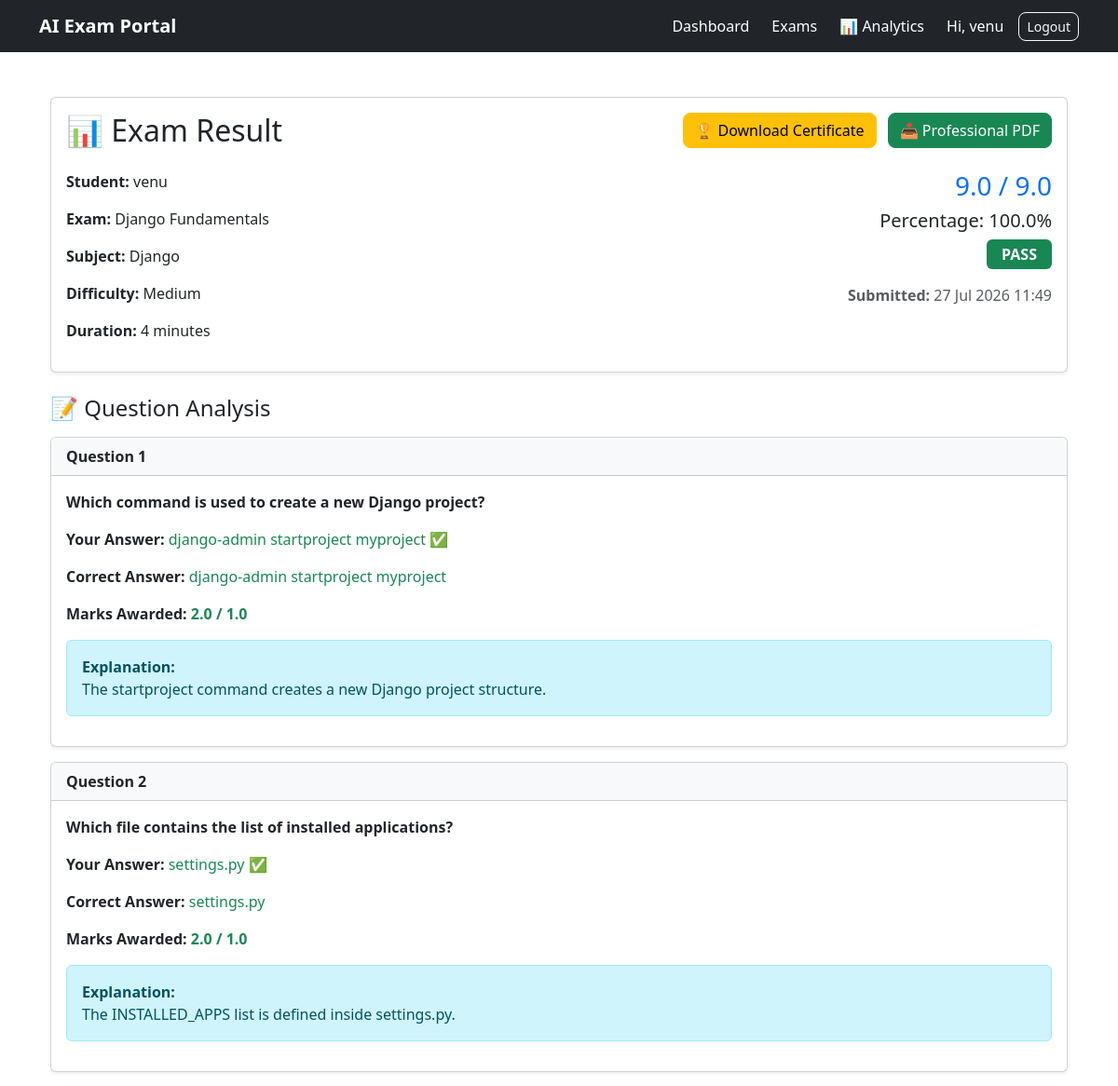
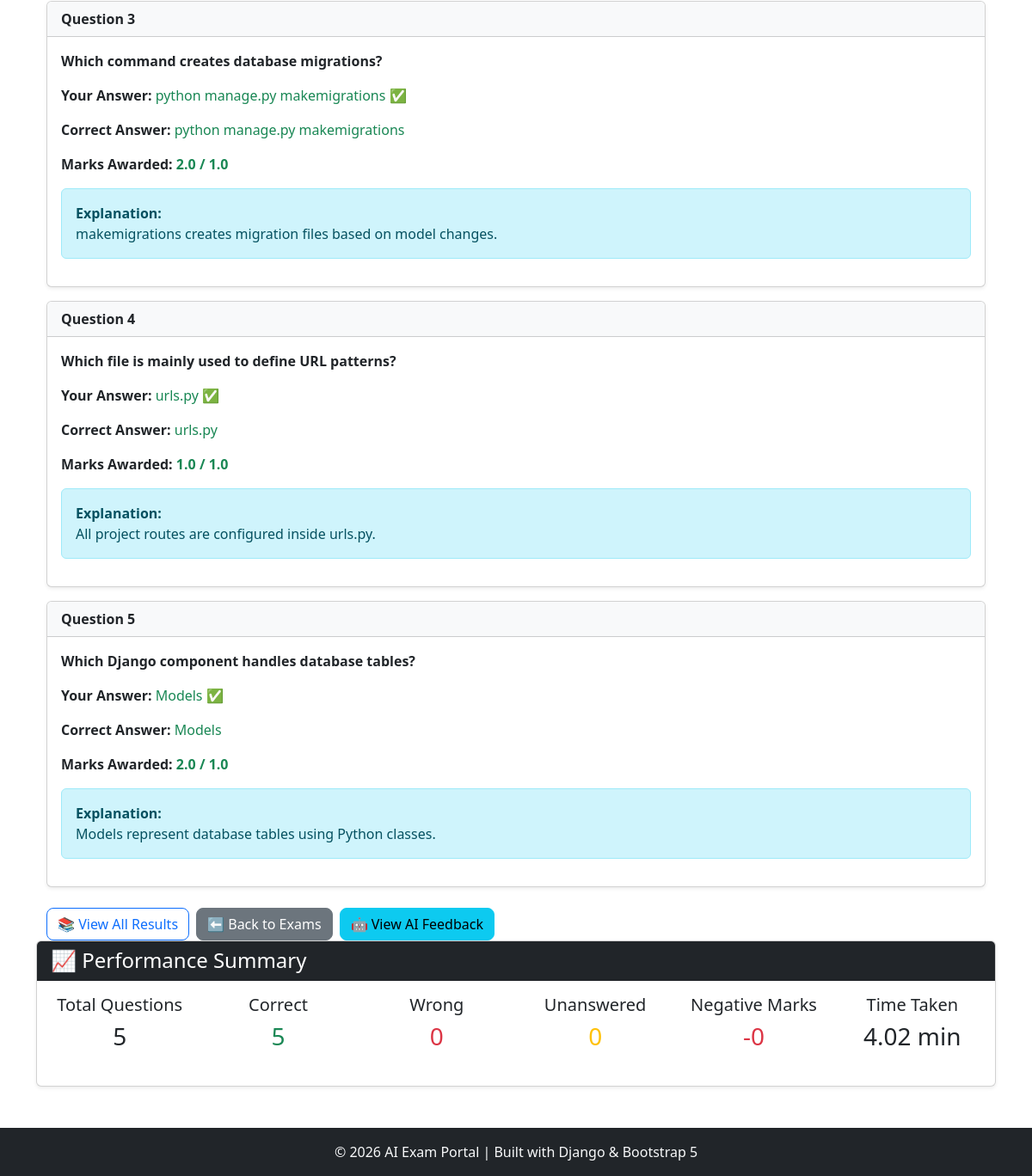
Page /exams/results/17/ (signed in) on the earlier database version (2 pictures, top to bottom).
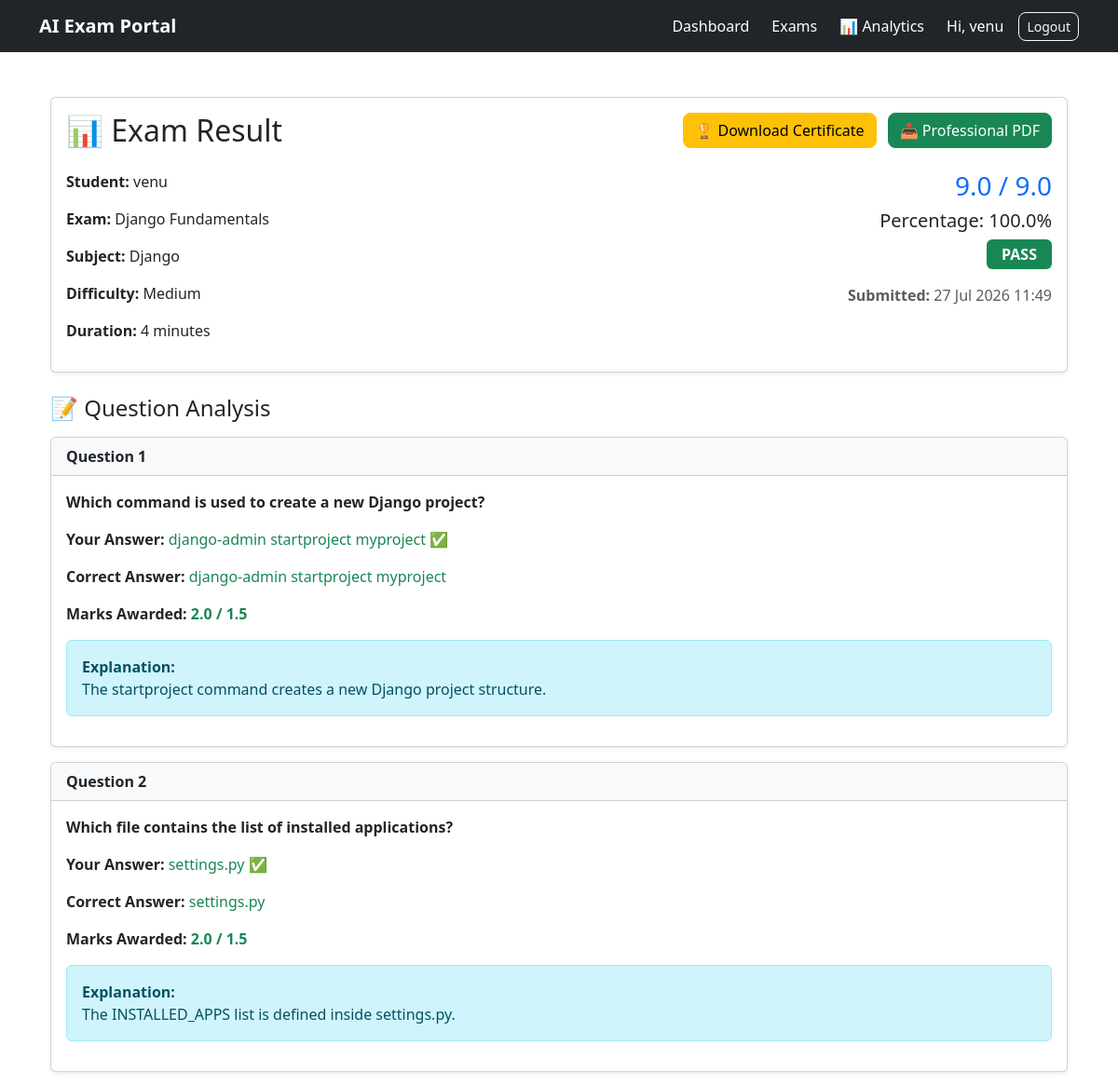
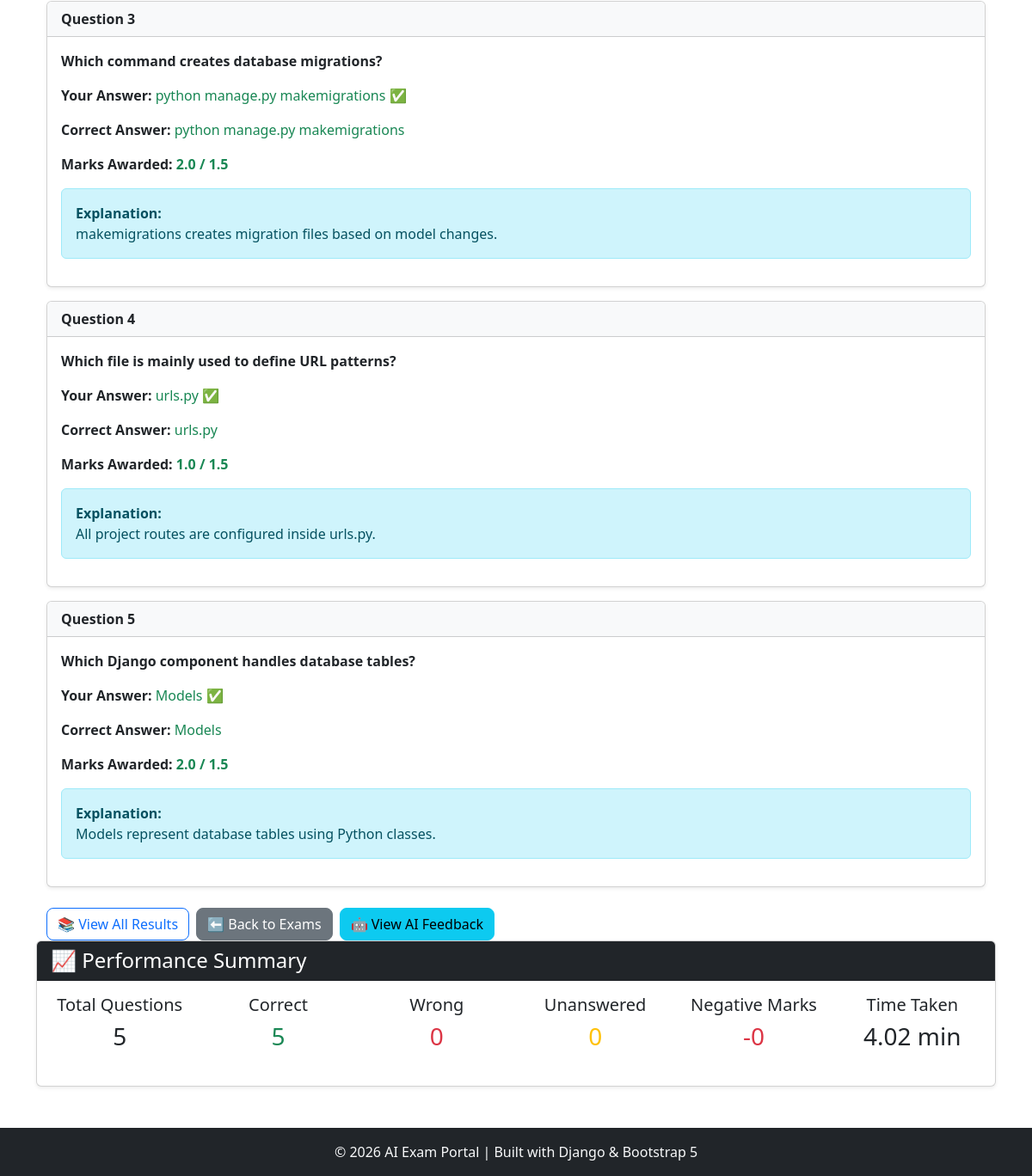
Same page on the later database version (2 pictures, top to bottom).
### exams/models.py (models this page shows, shortened)
class ExamAttempt(models.Model):
    student = models.ForeignKey(
        User,
        on_delete=models.CASCADE,
        related_name="exam_attempts"
    )
    exam = models.ForeignKey(
        Exam,
        on_delete=models.CASCADE,
        related_name="attempts"
    )
    started_at = models.DateTimeField(
        auto_now_add=True
    )
    submitted_at = models.DateTimeField(
        null=True,
        blank=True
    )
    score = models.FloatField(
        default=0
    )
    total_marks = models.FloatField(default=0)
    is_submitted = models.BooleanField(
        default=False
    )
    class Meta:
        ordering = ['-started_at']
        constraints = [
            models.UniqueConstraint(
                fields=[
                    'student',
                    'exam'
                ],
                condition=Q(
                    is_submitted=True
                ),
                name="unique_submitted_attempt"
            )
        ]
    @property
    def percentage(self):
        if self.total_marks == 0:
            return 0
        return round(
            (self.score / self.total_marks) * 100,
            2
        )
    @property
    def is_passed(self):
        return self.percentage >= 40

class Exam(models.Model):
    DIFFICULTY_CHOICES = [
        ('Easy', 'Easy'),
        ('Medium', 'Medium'),
        ('Hard', 'Hard'),
    ]
    title = models.CharField(max_length=200)
    subject = models.CharField(max_length=100)
    description = models.TextField(blank=True)
    duration_minutes = models.PositiveIntegerField(default=30)
    negative_marking = models.BooleanField(
        default=False,
        help_text="Enable negative marking for incorrect answers."
    )
    negative_marks = models.FloatField(
        default=0.25,
        help_text="Marks deducted for each incorrect answer."
    )
    marks_per_question = models.FloatField(
        default=1,
        help_text="Marks awarded for each correct answer."
    )
    difficulty = models.CharField(
        max_length=10,
        choices=DIFFICULTY_CHOICES
    )
    created_by = models.ForeignKey(
        User,
        on_delete=models.CASCADE
    )
    created_at = models.DateTimeField(
        auto_now_add=True
    )
    class Meta:
        ordering = ['-created_at']
    @property
    def question_count(self):
        return self.questions.count()

### exams/views.py (the view)
class ResultDetailView(LoginRequiredMixin,View):
    template_name="exams/result_detail.html"
    def get(self, request, pk):
        attempt = get_object_or_404(
            ExamAttempt,
            id=pk,
            student=request.user
        )
        answers = attempt.answers.select_related(
            "question",
            "selected_option"
        )
        correct = 0
        wrong = 0
        unanswered = 0
        negative_marks = 0
        for answer in answers:
            if answer.selected_option is None:
                unanswered += 1
            elif answer.selected_option.is_correct:
                correct += 1
            else:
                wrong += 1
                if answer.marks_awarded < 0:
                    negative_marks += abs(answer.marks_awarded)
        total_questions = attempt.exam.questions.count()
        unanswered = total_questions - (correct + wrong)
        if attempt.submitted_at:
            time_taken = round((
                attempt.submitted_at - attempt.started_at
            ).total_seconds() / 60,2)
        else:
            time_taken = 0
        analysis = analyze_performance(attempt)
        return render(
            request,
            self.template_name,
            {
                "attempt": attempt,
                "answers": answers,
                "analysis": analysis,
                "correct": correct,
                "wrong": wrong,
                "unanswered": unanswered,
                "negative_marks": negative_marks,
                "time_taken": time_taken,
            },
        )

### templates/exams/result_detail.html (shortened to what the changed rows need)
{% extends 'base.html' %}
{% block content %}
<div class="container mt-4">
    <div class="card shadow-sm mb-4">
        <div class="card-body">
            <div class="d-flex justify-content-between align-items-center mb-3">
                <h2 class="card-title mb-0">📊 Exam Result</h2>
            </div>
            <div class="row mt-4">
                <div class="col-md-6">
                    <p><strong>Student:</strong> {{ attempt.student.username }}</p>
                    <p><strong>Exam:</strong> {{ attempt.exam.title }}</p>
                    <p><strong>Subject:</strong> {{ attempt.exam.subject }}</p>
                    <p><strong>Difficulty:</strong> {{ attempt.exam.difficulty }}</p>
                    <p><strong>Duration:</strong> {{ attempt.exam.duration_minutes }} minutes</p>
                </div>
                <div class="col-md-6 text-md-end">
                    <h3 class="text-primary">
                        {{ attempt.score }} / {{ attempt.total_marks }}
                    </h3>
                    <h5>
                        Percentage: {{ attempt.percentage }}%
                    </h5>
                    {% if attempt.is_passed %}
                        <span class="badge bg-success fs-6 px-3 py-2">PASS</span>
                    {% else %}
                        <span class="badge bg-danger fs-6 px-3 py-2">FAIL</span>
                    {% endif %}
                    <p class="mt-3 text-muted">
                        <strong>Submitted:</strong>
                        {{ attempt.submitted_at|date:"d M Y H:i" }}
                    </p>
                </div>
            </div>
        </div>
    </div>
    {% for answer in answers %}
        <div class="card mb-3 shadow-sm">
            <div class="card-header bg-light">
                <strong>Question {{ answer.question.question_number }}</strong>
            </div>
            <div class="card-body">
                <p class="fw-bold">
                    {{ answer.question.question_text }}
                </p>
                <p>
                    <strong>Your Answer:</strong>
                    {% if answer.selected_option %}
                        {% if answer.selected_option.is_correct %}
                            <span class="text-success">
                                {{ answer.selected_option.option_text }} ✅
                            </span>
                        {% else %}
                            <span class="text-danger">
                                {{ answer.selected_option.option_text }} ❌
                            </span>
                        {% endif %}
                    {% else %}
                        <span class="text-muted">Not answered</span>
                    {% endif %}
                </p>
                <p>
                    <strong>Correct Answer:</strong>
                    {% for option in answer.question.options.all %}
                        {% if option.is_correct %}
                            <span class="text-success">
                                {{ option.option_text }}
                            </span>
                        {% endif %}
                    {% endfor %}
                </p>
                <p>
                    <strong>Marks Awarded:</strong>
                    {% if answer.marks_awarded < 0 %}
                        <span class="text-danger fw-bold">
                            {{ answer.marks_awarded }} / {{ attempt.exam.marks_per_question }}
                        </span>
                    {% else %}
                        <span class="text-success fw-bold">
                            {{ answer.marks_awarded }} / {{ attempt.exam.marks_per_question }}
                        </span>
                    {% endif %}
                </p>
                {% if answer.question.explanation %}
                    <div class="alert alert-info mt-3">
                        <strong>Explanation:</strong><br>
                        {{ answer.question.explanation }}
                    </div>
                {% endif %}
            </div>
        </div>
    {% empty %}
        <div class="alert alert-warning">
            No answers found for this attempt.
        </div>
    {% endfor %}
</div>
<div class="card shadow-sm mb-4">
    <div class="card-body">
        <div class="row text-center">
            <div class="col-md-2 mb-3">
                <h5>Total Questions</h5>
                <h3>{{ attempt.exam.question_count }}</h3>
            </div>
        </div>
    </div>
</div>
{% endblock %}

Differences in the rows shown:
changed through a linked row, ExamAttempt "venu": exam.marks_per_question "1.0" → "1.5"
